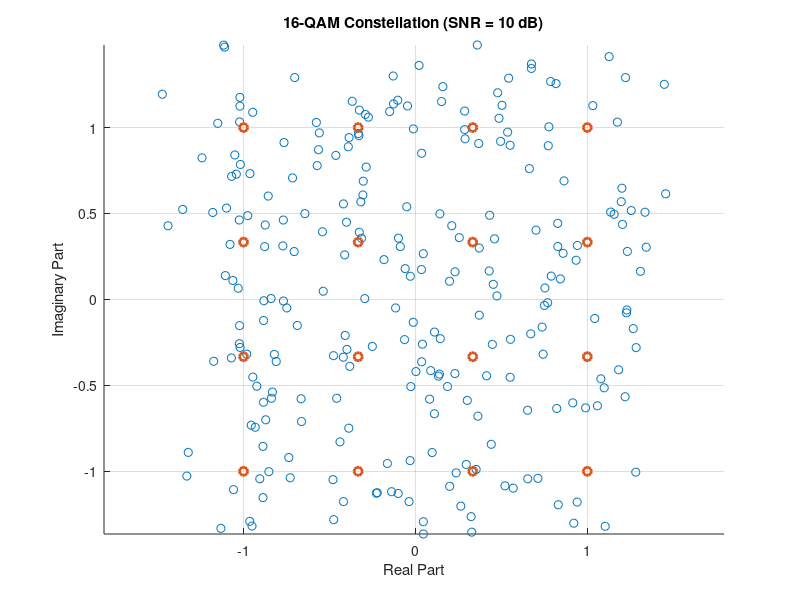
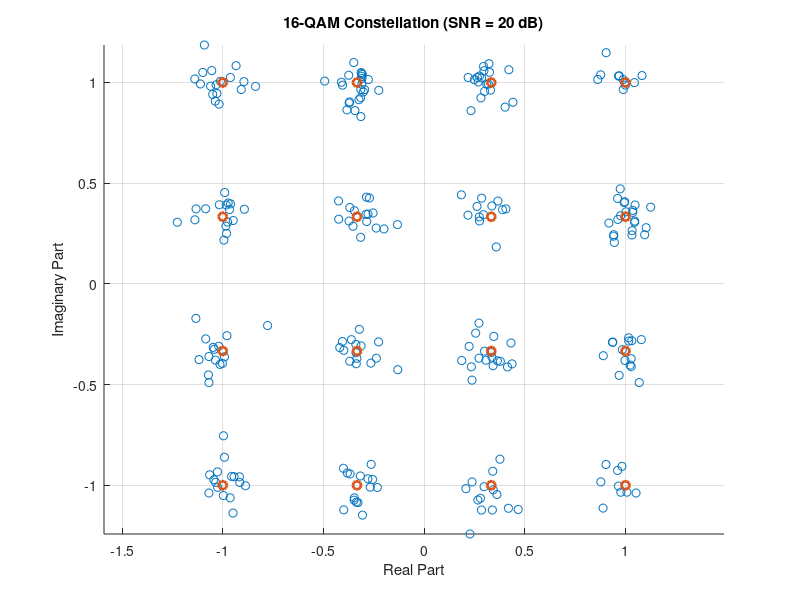

The MATLAB source for these figures, in order:
% Define the custom 16-QAM constellation points, ensuring the outer values are at maximum x or i (1)
constellation = [-3 - 3i, -1 - 3i, 1 - 3i, 3 - 3i, 
                 -3 - 1i, -1 - 1i, 1 - 1i, 3 - 1i, 
                 -3 + 1i, -1 + 1i, 1 + 1i, 3 + 1i, 
                 -3 + 3i, -1 + 3i, 1 + 3i, 3 + 3i];

% Scale the points to make the outermost points have maximum x or i = 1
scale_factor = 3;  % Divide by 3 to ensure outermost points (3, 3i) become (1, 1i)

% Hardcode the scaled constellation points
constellation = constellation / scale_factor;

% Number of symbols
numSymbols = 1000;

% Generate random data
data = randi([0 1], 1000, 1);
symbol_seq = reshape(data, [], 4);  % Reshape into groups of 4 bits
% disp(size(symbol_seq))
seq_dec = bi2de(symbol_seq);
% Map the data to the custom constellation points
modSymbols = constellation(seq_dec + 1); % Add 1 to align data with constellation indices
% disp(length(dataSym));

% Define SNR values for testing
SNR_values = [10, 20];

% Loop over SNR values and generate separate figures
for i = 1:length(SNR_values)
    % Add noise (AWGN) for the current SNR value
    SNR = SNR_values(i);
    rxSymbols = awgn(modSymbols, SNR, 'measured');
    
    % Create a new figure for each SNR
    figure;

    % Plot the received symbols for the current SNR value
    scatter(real(rxSymbols), imag(rxSymbols), 'bo');
    title(['16-QAM Constellation (SNR = ' num2str(SNR) ' dB)']);
    xlabel('Real Part');
    ylabel('Imaginary Part');
    axis equal;
    grid on;

    % Plot the theoretical constellation (ideal points)
    hold on;
    scatter(real(constellation), imag(constellation), 'rx', 'LineWidth', 2);
    hold off;
end
